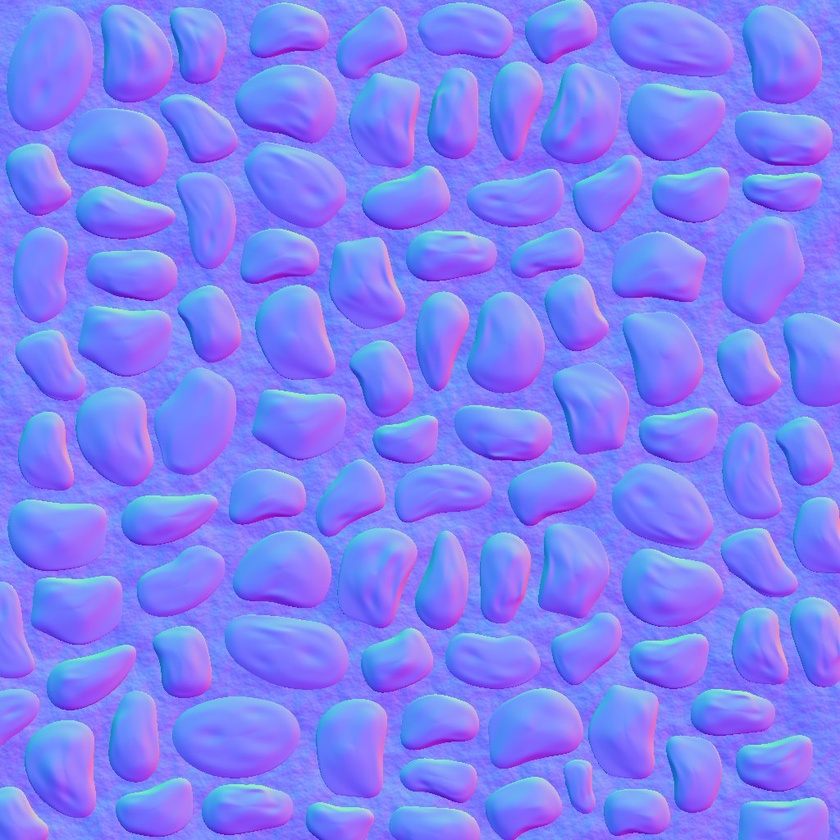
#> input picture pebbles-normal.jpg, 840 x 840 px, shrunk from 1024 x 1024 before the run
$ python gen-normal.py ../pebbles-normal.jpg out.png
#> lines starting #> are read from the running program, lines starting #| are printed output that depends on the picture
#> in main, img is the input picture: PIL image 840x840 RGB; mean R, G, B 127.6, 127.7, 247.1
#!/usr/bin/env python3
"""
Generate a tangent-space normal map from a relief / bas-relief image.

The metallic effect fakes a 3D surface from a flat picture by reading a NORMAL
MAP. This script builds one by treating the image's brightness as a height field
and measuring its slope at two scales:

  * a BROAD blur  -> smooth, volumetric form  (the big silver gradients across
                     cheeks, necks, foreheads)
  * a FINE  blur  -> crisp relief detail       (hair, beards, ornaments)

Both are combined, converted to a normal vector per pixel, and written as an RGB
PNG (R=x, G=y, B=z, each mapped 0..255).

Usage:
    python scripts/gen-normal.py SRC.png  DST.png  [--broad 9] [--fine 1.5]
                                                    [--broad-w 28] [--fine-w 5]

Requires: numpy, Pillow   ->   pip install numpy Pillow
"""
import argparse
import numpy as np
from PIL import Image


def blur(a, sigma):
    """Separable float Gaussian blur (keeps full precision -> no banding)."""
#> called with sigma = 9
    r = int(max(1, round(3 * sigma)))
    x = np.arange(-r, r + 1, dtype=np.float32)
    k = np.exp(-(x * x) / (2 * sigma * sigma))
    k /= k.sum()
    ap = np.pad(a, ((0, 0), (r, r)), mode="edge")
    tmp = np.zeros_like(a)
    for i, kv in enumerate(k):
        tmp += kv * ap[:, i:i + a.shape[1]]
    app = np.pad(tmp, ((r, r), (0, 0)), mode="edge")
    out = np.zeros_like(a)
    for i, kv in enumerate(k):
        out += kv * app[i:i + a.shape[0], :]
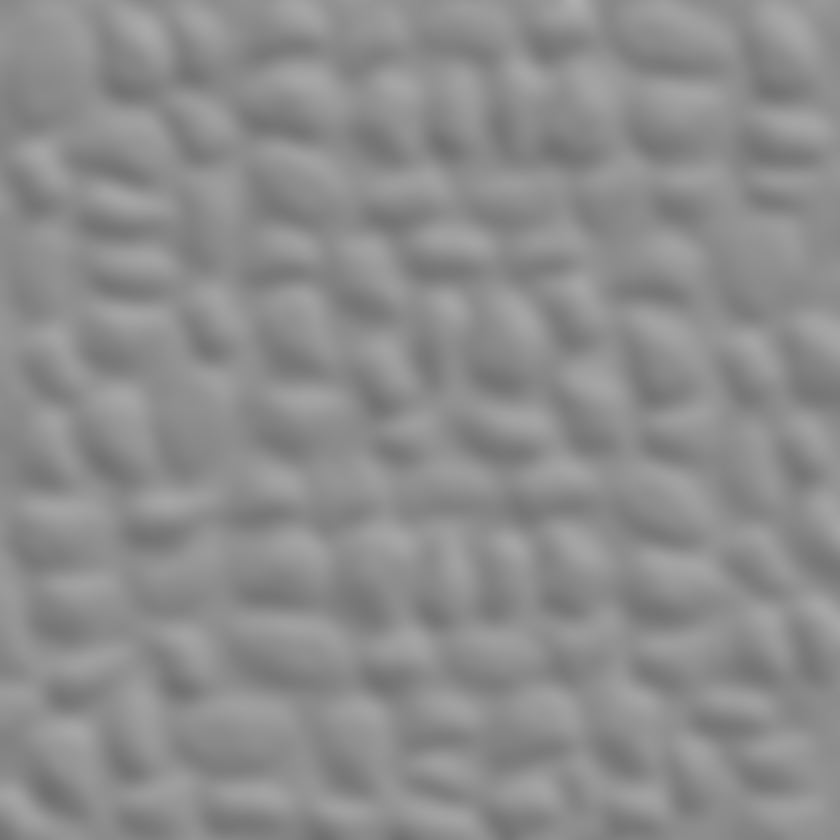
#> out: shape (840, 840) float32; min 0.436, max 0.684, mean 0.554
    return out


def grad(h):
    """Central-difference gradients (dx, dy) of a height field."""
    gx = np.zeros_like(h)
#> gx: shape (840, 840) float32; every value is 0
    gy = np.zeros_like(h)
    gx[:, 1:-1] = h[:, 2:] - h[:, :-2]
    gy[1:-1, :] = h[2:, :] - h[:-2, :]
    gx[:, 0] = h[:, 1] - h[:, 0]
#> gx: shape (840, 840) float32; min -0.017, max 0.0116, mean 2.67e-05
    gx[:, -1] = h[:, -1] - h[:, -2]
#> gx: shape (840, 840) float32; min -0.017, max 0.0116, mean 2.67e-05
    gy[0, :] = h[1, :] - h[0, :]
#> gy: shape (840, 840) float32; min -0.0167, max 0.0214, mean -0.000123
    gy[-1, :] = h[-1, :] - h[-2, :]
#> gy: shape (840, 840) float32; min -0.0167, max 0.0214, mean -0.000123
    return gx, gy


def main():
    ap = argparse.ArgumentParser()
    ap.add_argument("src")
    ap.add_argument("dst")
    ap.add_argument("--broad", type=float, default=9.0, help="broad blur sigma")
    ap.add_argument("--fine", type=float, default=1.5, help="fine blur sigma")
    ap.add_argument("--broad-w", type=float, default=28.0, help="broad weight")
    ap.add_argument("--fine-w", type=float, default=5.0, help="fine weight")
    ap.add_argument("--flatten", type=float, default=0.0,
                    help="high-pass sigma: removes lighting gradients & big "
                         "stains so flat areas stay flat (0 = off; ~30-40 for "
                         "real museum photos)")
    args = ap.parse_args()

    img = Image.open(args.src).convert("RGB")
    lum = np.asarray(img.convert("L"), dtype=np.float32) / 255.0

    # High-pass: subtract a very broad blur to kill slow lighting/stain waves
    # that would otherwise become fake molten geometry on flat surfaces.
    if args.flatten > 0:
        lum = lum - blur(lum, args.flatten)

    gx_b, gy_b = grad(blur(lum, args.broad))
    gx_f, gy_f = grad(blur(lum, args.fine))
#> in grad (call 2), `gx[:, 0] = h[:, 1] - h[:, 0]`: gx: shape (840, 840) float32; min -0.133, max 0.0954, mean 2.25e-05
#> in grad (call 2), `gx[:, -1] = h[:, -1] - h[:, -2]`: gx: shape (840, 840) float32; min -0.133, max 0.0954, mean 2.25e-05
#> in grad (call 2), `gy[0, :] = h[1, :] - h[0, :]`: gy: shape (840, 840) float32; min -0.133, max 0.156, mean -9.08e-05
#> in grad (call 2), `gy[-1, :] = h[-1, :] - h[-2, :]`: gy: shape (840, 840) float32; min -0.133, max 0.156, mean -9.03e-05

    nx = -(gx_b * args.broad_w + gx_f * args.fine_w)
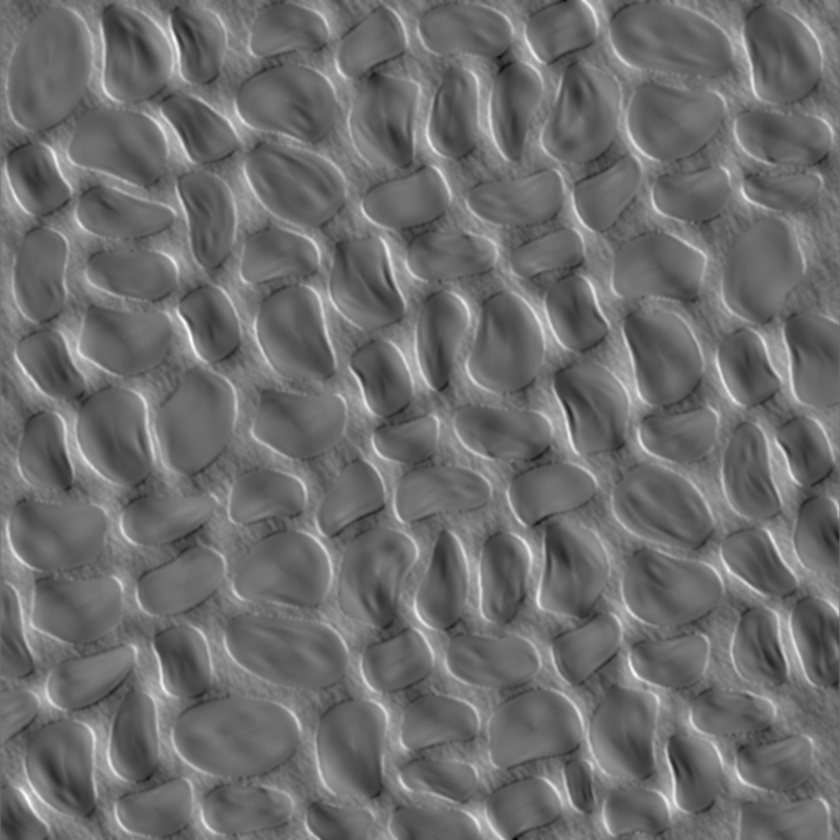
#> nx: shape (840, 840) float32; min -0.726, max 0.96, mean -0.00086; drawn with min black and max white
    ny = -(gy_b * args.broad_w + gy_f * args.fine_w)
    nz = np.ones_like(lum)

    length = np.sqrt(nx * nx + ny * ny + nz * nz)
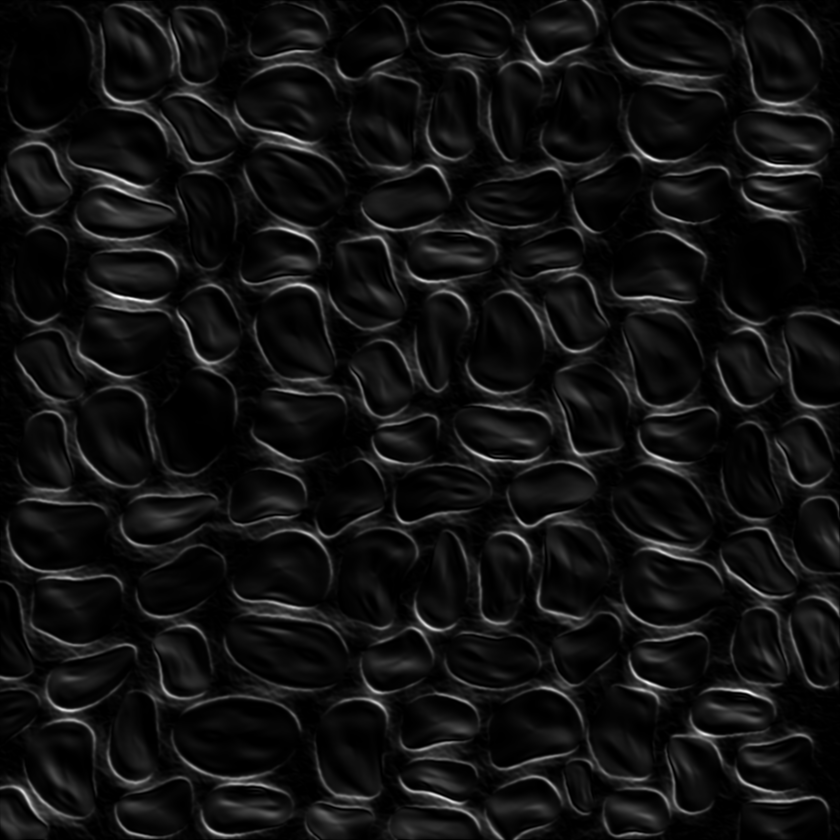
#> length: shape (840, 840) float32; min 1, max 1.6, mean 1.04; drawn with min black and max white
    nx, ny, nz = nx / length, ny / length, nz / length
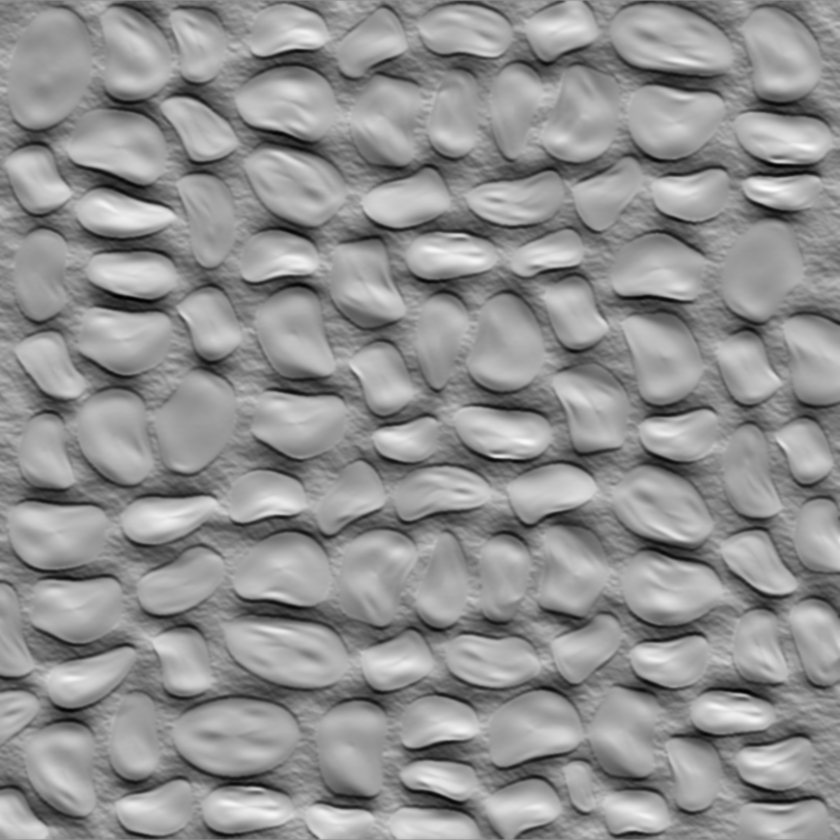
#> ny: shape (840, 840) float32; min -0.773, max 0.601, mean 0.00925; drawn with min black and max white
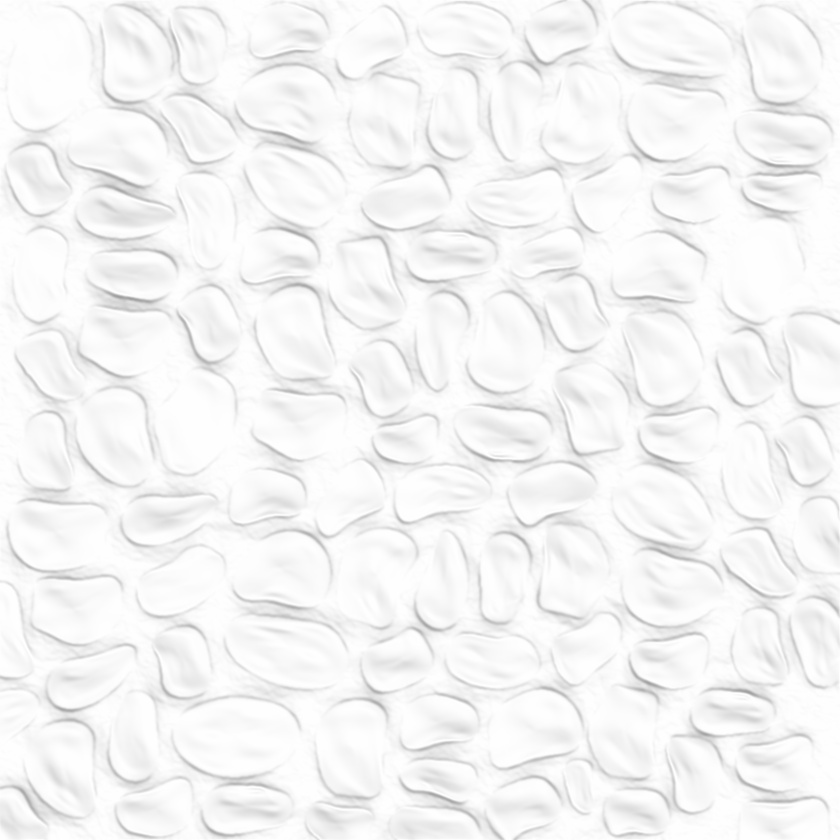
#> nz: shape (840, 840) float32; min 0.623, max 1, mean 0.962

    rgb = np.stack([nx * 0.5 + 0.5, ny * 0.5 + 0.5, nz * 0.5 + 0.5], axis=-1)
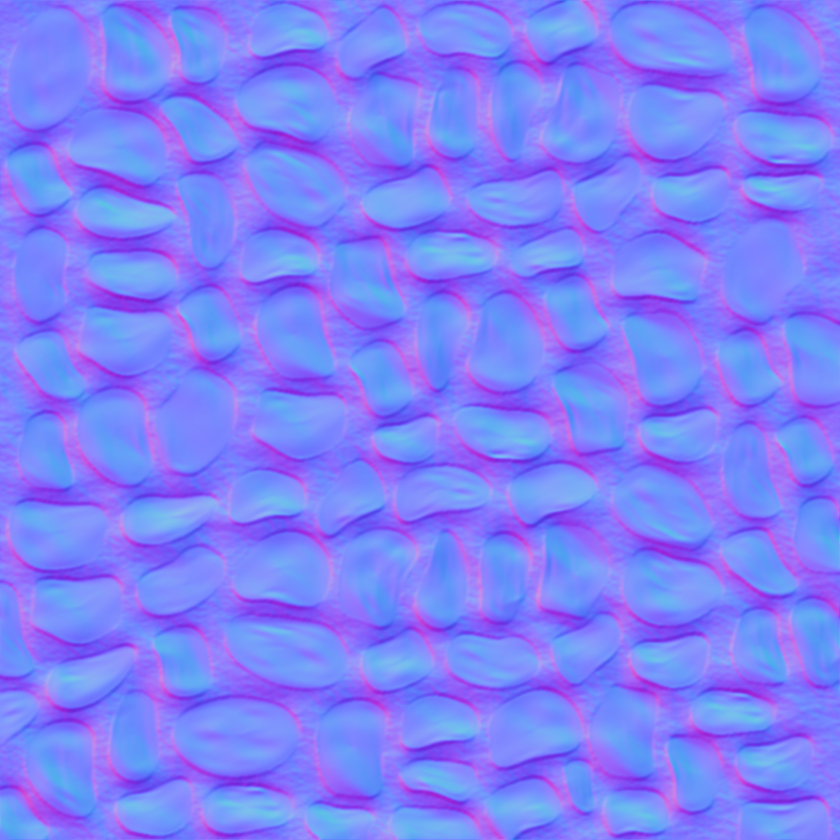
#> rgb: shape (840, 840, 3) float32; mean of channels 0, 1, 2 0.499, 0.505, 0.983; drawn as R, G, B
    out = (np.clip(rgb, 0, 1) * 255).astype(np.uint8)
#> out: shape (840, 840, 3)
    Image.fromarray(out, "RGB").save(args.dst)
    print("wrote", args.dst, out.shape)
#| wrote out.png (840, 840, 3)


if __name__ == "__main__":
    main()

$ run again, on relief-normal-combined.png
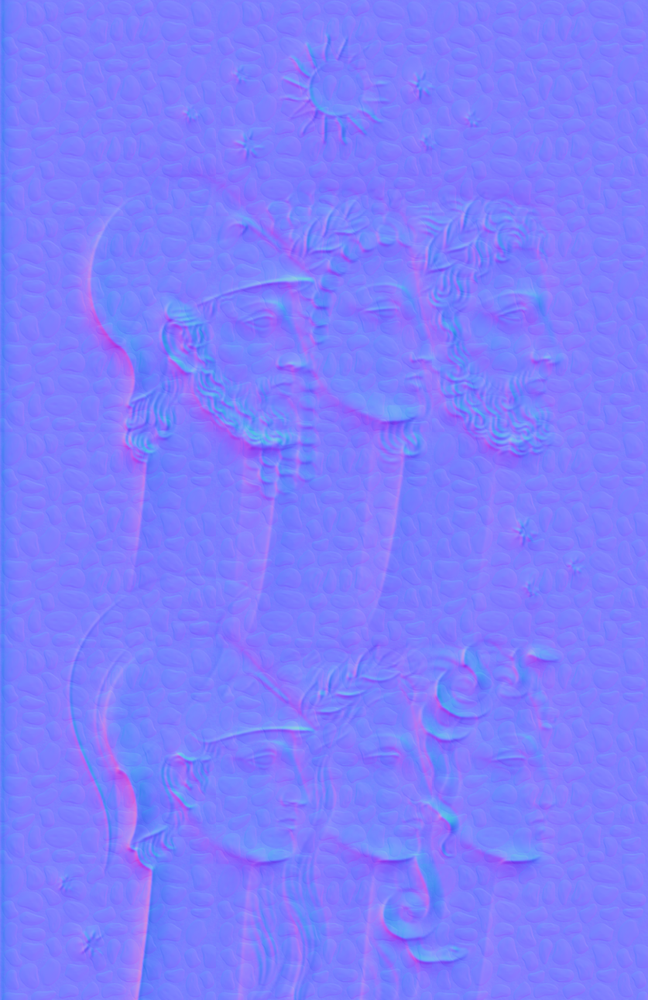
#> input picture relief-normal-combined.png, 648 x 1000 px, shrunk from 837 x 1292 before the run
#> in main, img is the input picture: PIL image 648x1000 RGB; mean R, G, B 126, 126.5, 253.3
#> ap: shape (1000, 656) float32
#> app: shape (1008, 648) float32
#> in main, `length = np.sqrt(nx * nx + ny * ny + nz * nz)`:
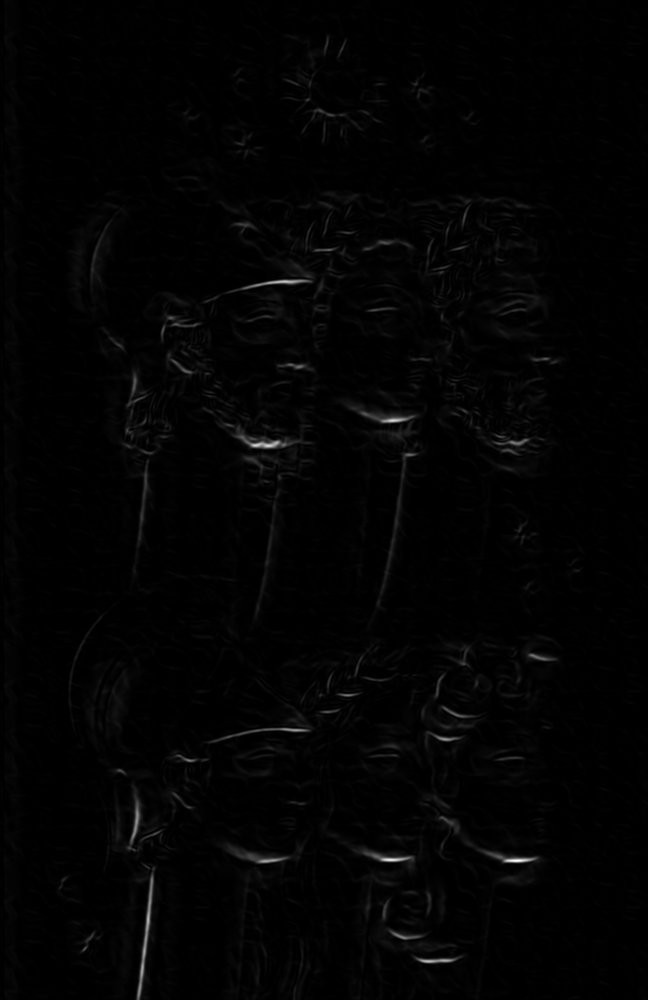
#> length: shape (1000, 648) float32; min 1, max 1.25, mean 1; drawn with min black and max white
#> in main, `rgb = np.stack([nx * 0.5 + 0.5, ny * 0.5 + 0.5, nz * 0.5 + 0.5], axis=..`:
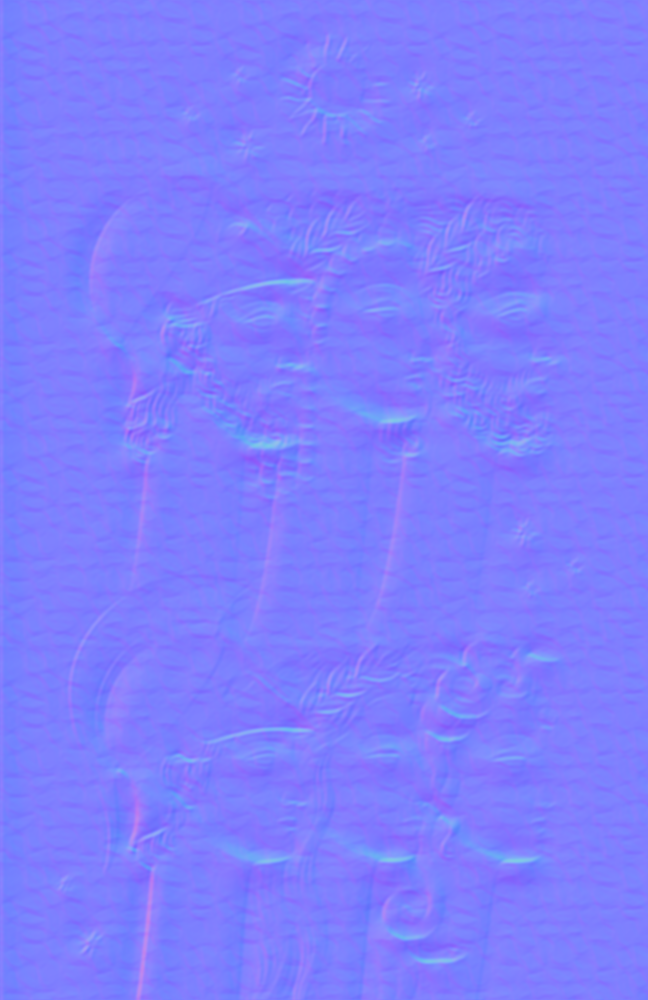
#> rgb: shape (1000, 648, 3) float32; mean of channels 0, 1, 2 0.499, 0.5, 0.999; drawn as R, G, B
#| wrote out.png (1000, 648, 3)
